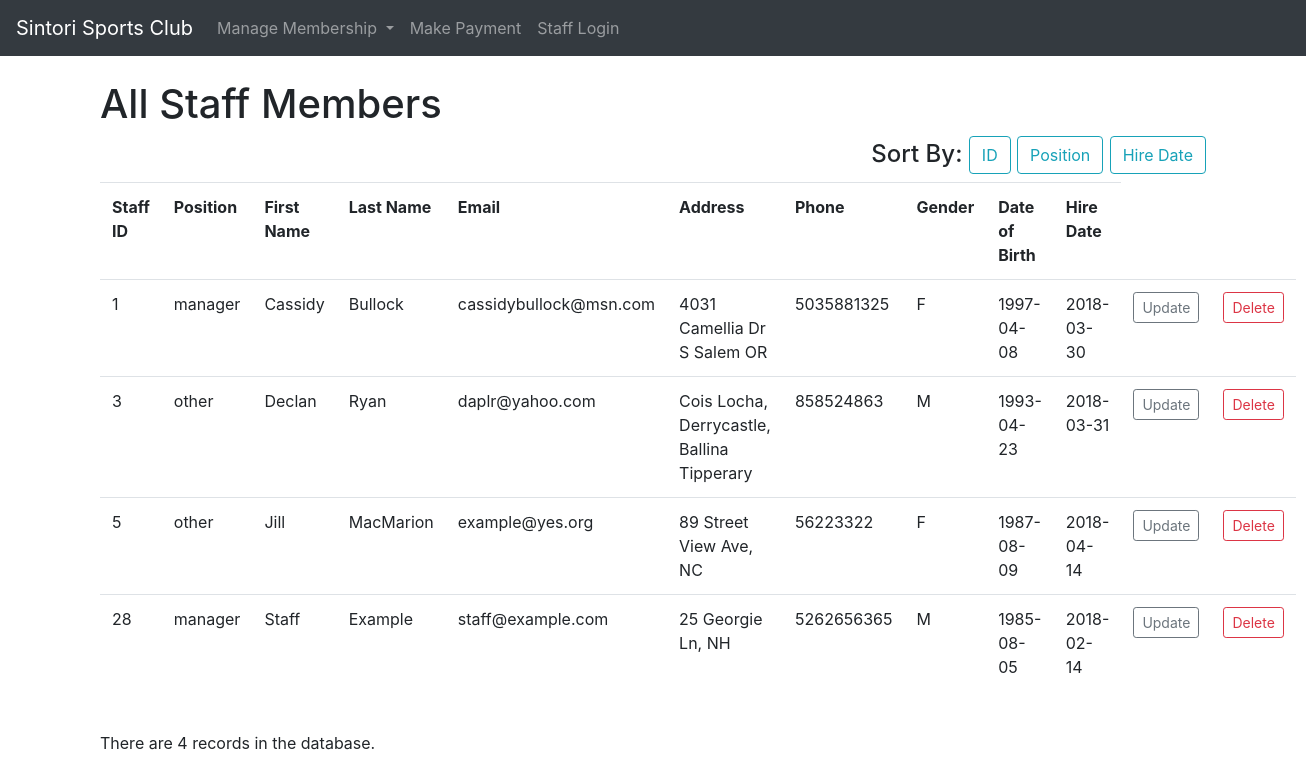
/staff_viewall.php, run on the app's committed database.
### tables this page shows
CREATE TABLE `staff` (
  `staffID` mediumint(8) UNSIGNED NOT NULL,
  `position` enum('manager','other') NOT NULL,
  `staffPass` varchar(40) NOT NULL,
  `fname` varchar(20) NOT NULL,
  `lname` varchar(20) NOT NULL,
  `email` varchar(30) NOT NULL,
  `address` varchar(255) NOT NULL,
  `phone` varchar(20) NOT NULL,
  `gender` enum('M','F') NOT NULL,
  `DoB` date NOT NULL,
  `hireDate` date NOT NULL
);

### staff_viewall.php (the view, shortened to what this page needs)
<!doctype html>
<html>
<head>
	<link rel="stylesheet" type="text/css" href="style.css">
</head>
<body>
	<?php include ('nav_staff.inc.php');
	echo '<h1>All Staff Members</h1>';
	require ('connectDB.php');
	$display=19;
	if (isset($_GET['s']) && is_numeric($_GET['s'])) {
		$start = $_GET['s'];
	} else {
		$start = 0;
	}
	$sort = (isset($_GET['sort'])) ? $_GET['sort'] : 'ID';
	switch ($sort) {
		case 'ID':
			$order_by = 'staffID';
			break;
	}
	$q = "SELECT staffID, position, fname, lname, email, address, phone, gender, DoB, hireDate FROM staff ORDER BY $order_by LIMIT $start, $display";
	$r = @mysqli_query($dbc, $q);
	if($r){
		$num = mysqli_num_rows($r);
		if($num > 0){
			echo "<h4 class='text-right'>Sort By:
			<a type='button' class='btn btn-outline-info' href='staff_viewall.php?sort=ID'>ID </a>
			<a type='button' class='btn btn-outline-info' href='staff_viewall.php?sort=pos'>Position</a>
			<a type='button' class='btn btn-outline-info' href='staff_viewall.php?sort=hd'>Hire Date</a></h4>";
			echo '<table class="table">
						<tr><td align="left"><b>Staff ID</b></td><td align="left"><b>Position</b></td>
						<td align="left"><b>First Name</b></td><td align="left"><b>Last Name</b></td>
						<td align="left"><b>Email</b></td><td align="left"><b>Address</b></td>
						<td align="left"><b>Phone</b></td><td align="left"><b>Gender</b></td>
						<td align="left"><b>Date of Birth</b></td><td align="left"><b>Hire Date</b></td></tr>';
						while ($row = mysqli_fetch_array($r)) {
							echo '<tr><td align="left">' . $row['staffID'] . '</td>
							<td align="left">' . $row['position'] . '</td>
							<td align="left">' . $row['fname'] . '</td><td align="left">'. $row['lname'] . '</td>
							<td align="left">' . $row['email'] . '</td><td align="left">' . $row['address'] . '</td>
							<td align="left">' . $row['phone'] . '</td><td align="left">' . $row['gender'] . '</td>
							<td align="left">' . $row['DoB'] . '</td><td align="left">' . $row['hireDate'] . '</td>' .
							"<td align='left'><a type='button' class='btn btn-outline-secondary btn-sm' href=http://localhost/SintoriSportsWebsite/staff_update.php?id=" . $row['staffID'] . ">Update</a></td>
							<td align='left'><a type='button' class='btn btn-outline-danger btn-sm' href=http://localhost/SintoriSportsWebsite/staff_delete.php?id=" . $row['staffID'] . ">Delete</a></td></tr>";
						}
						echo '</table>';
						echo "<br/>There are $num records in the database.";
					}
					else{
						echo "There are no staff in the database<br/>";
					}
				}
				else{
					echo '<p class="error">The current staff could not be retrieved. We apologize for any inconvenience.</p>';
				}
			?>
</body>
</html>

### style.css (style rules this page uses)
body { padding-top: 80px; padding-left: 100px; padding-right: 100px; background-color: lightblue; }

### data on the page
staff: staffID "1", position "manager", fname "Cassidy", lname "Bullock", email "cassidybullock@msn.com", address "4031 Camellia Dr S Salem OR", phone "5035881325", gender "F", DoB "1997-04-08", hireDate "2018-03-30"
staff: staffID "3", position "other", fname "Declan", lname "Ryan", email "daplr@yahoo.com", address "Cois Locha, Derrycastle, Ballina Tipperary", phone "858524863", gender "M", DoB "1993-04-23", hireDate "2018-03-31"
staff: staffID "5", position "other", fname "Jill", lname "MacMarion", email "example@yes.org", address "89 Street View Ave, NC", phone "56223322", gender "F", DoB "1987-08-09", hireDate "2018-04-14"
staff: staffID "28", position "manager", fname "Staff", lname "Example", email "staff@example.com", address "25 Georgie Ln, NH", phone "5262656365", gender "M", DoB "1985-08-05", hireDate "2018-02-14"

### other printed values
$num "4"
